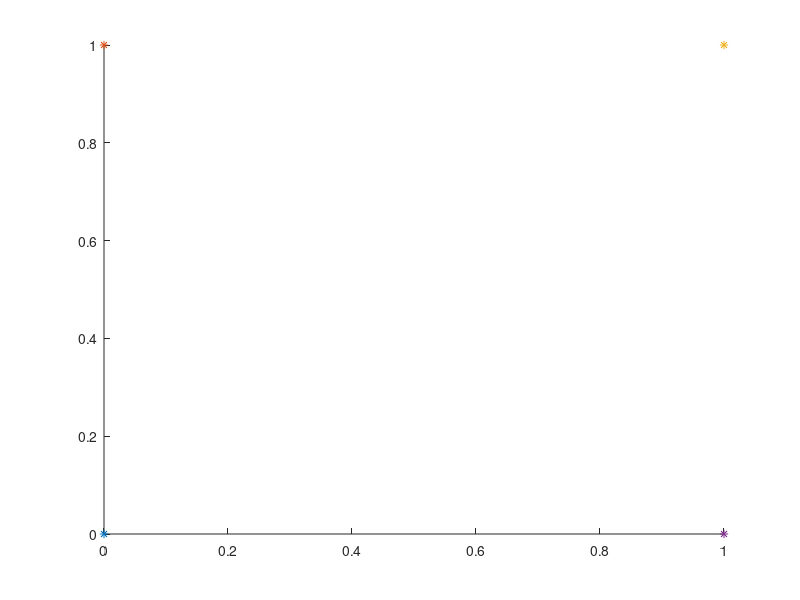

This chart was generated by the following MATLAB code: (Note: this script raises an error after producing the figure.)
% example : create B-spline from 3 point by solve manualy
clear
close all

% point1 = [0; 4];
% point2 = [4; 4];
% point3 = [4; 0];
% point4 = [2; 2];

point1 = [0; 0];
point2 = [0; 1];
point3 = [1; 1];
point4 = [1; 0];

pointAll = cat(2, point1, point2, point3, point4);
n = size(pointAll,2);
k = 3;

% t_knot = [0, 0.2, 0.4, 0.5, 0.6, 0.8, 1];
t_knot = [0, 0.167, 0.333, 0.5, 0.667, 0.833, 1];

figure,
hold on
plot(point1(1,1),point1(2,1),'*');
plot(point2(1,1),point2(2,1),'*');
plot(point3(1,1),point3(2,1),'*');
plot(point4(1,1),point4(2,1),'*');

step = 0.001;
for t=t_knot(k):step:t_knot(n+1)
    y = basicFuncKn(1,k,t,t_knot).*point1 + ...
        basicFuncKn(2,k,t,t_knot).*point2 + ...
        basicFuncKn(3,k,t,t_knot).*point3 + ...
        basicFuncKn(4,k,t,t_knot).*point4;
    plot(y(1,1),y(2,1),'.');
end

function result = basicFuncKn(i,k,t,t_knot)
    if k == 1
        if t_knot(i) <= t && t < t_knot(i+1)
            result = 1;
        else
            result = 0;
        end
    else
        result = basicFuncKn(i,k-1,t,t_knot)*(t - t_knot(i))/(t_knot(i+k-1) - t_knot(i)) + ...
            basicFuncKn(i+1,k-1,t,t_knot)*(t_knot(i+k) - t)/(t_knot(i+k) - t_knot(i+1));
        
    end
end

